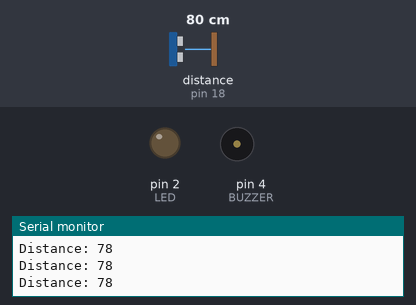
A sketch run on a simulated Arduino Uno, built with avr-gcc and run on an emulated ATmega328P. On the bench: output pins drawn as LEDs (lit = HIGH), buzzer (waves = sounding, pin HIGH), the last lines printed to the serial monitor. Wiring (inferred from the names in the program): ultrasonic range finder: trigger pin 5; echo pin 18. The test bench sets the inputs (shaded band); at power-on: distance to the obstacle (sensor on pin 18) 80 cm. The echo pulse lasts 58.3 µs per cm; pins used as bus, display or sensor lines are not drawn.

Above: at 1.2 s.
1.3 s: distance to the obstacle (sensor on pin 18) set to 53 cm
2.8 s: distance to the obstacle (sensor on pin 18) set to 48 cm
At 3.5 s:
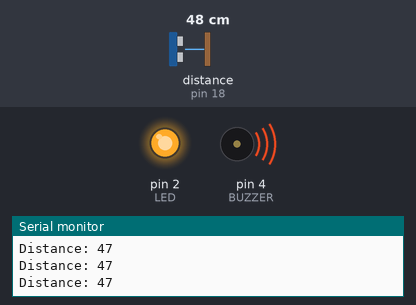
4.3 s: distance to the obstacle (sensor on pin 18) set to 60 cm
At 5.6 s:
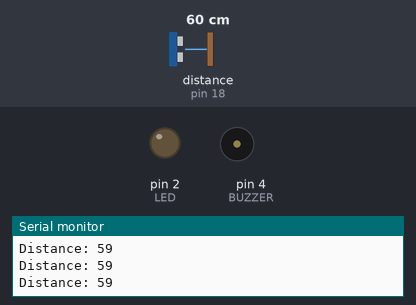
5.9 s: distance to the obstacle (sensor on pin 18) set to 2 cm
At 6.6 s:
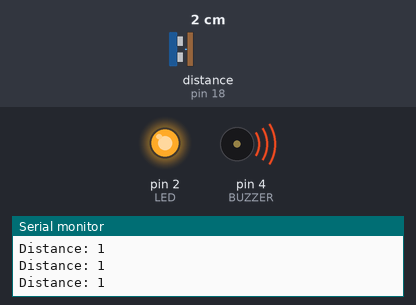
Timing chart, 0 to 8.4 s (numbered marks = the images above; inputs shaded):
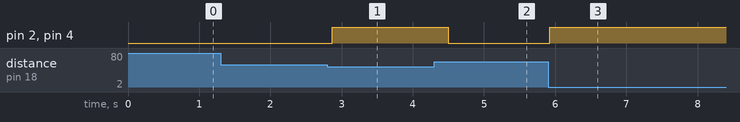

Measured:
- the behaviour switches between 51 and 50 cm on distance to the obstacle (sensor on pin 18) (found by bisection; images 0 and 1)
- after the input at 2.8 s, pin 2 (LED), pin 4 (BUZZER): LOW → HIGH after 0.07 s
- after the input at 4.3 s, pin 2 (LED), pin 4 (BUZZER): HIGH → LOW after 0.20 s
- after the input at 5.9 s, pin 2 (LED), pin 4 (BUZZER): LOW → HIGH at once

The sketch:

Smart_Blind_Stick.ino
```cpp
#define TRIG 5
#define ECHO 18
#define LED 2
#define BUZZER 4

long duration;
int distance;

void setup() {
  pinMode(TRIG, OUTPUT);
  pinMode(ECHO, INPUT);
  pinMode(LED, OUTPUT);
  pinMode(BUZZER, OUTPUT);
  Serial.begin(115200);
}

void loop() {
  digitalWrite(TRIG, LOW);
  delayMicroseconds(2);
  digitalWrite(TRIG, HIGH);
  delayMicroseconds(10);
  digitalWrite(TRIG, LOW);

  duration = pulseIn(ECHO, HIGH);
  distance = duration * 0.034 / 2;

  Serial.print("Distance: ");
  Serial.println(distance);

  if (distance < 50) {   // obstacle detected
    digitalWrite(LED, HIGH);
    digitalWrite(BUZZER, HIGH);
  } else {
    digitalWrite(LED, LOW);
    digitalWrite(BUZZER, LOW);
  }

  delay(200);
}
```
